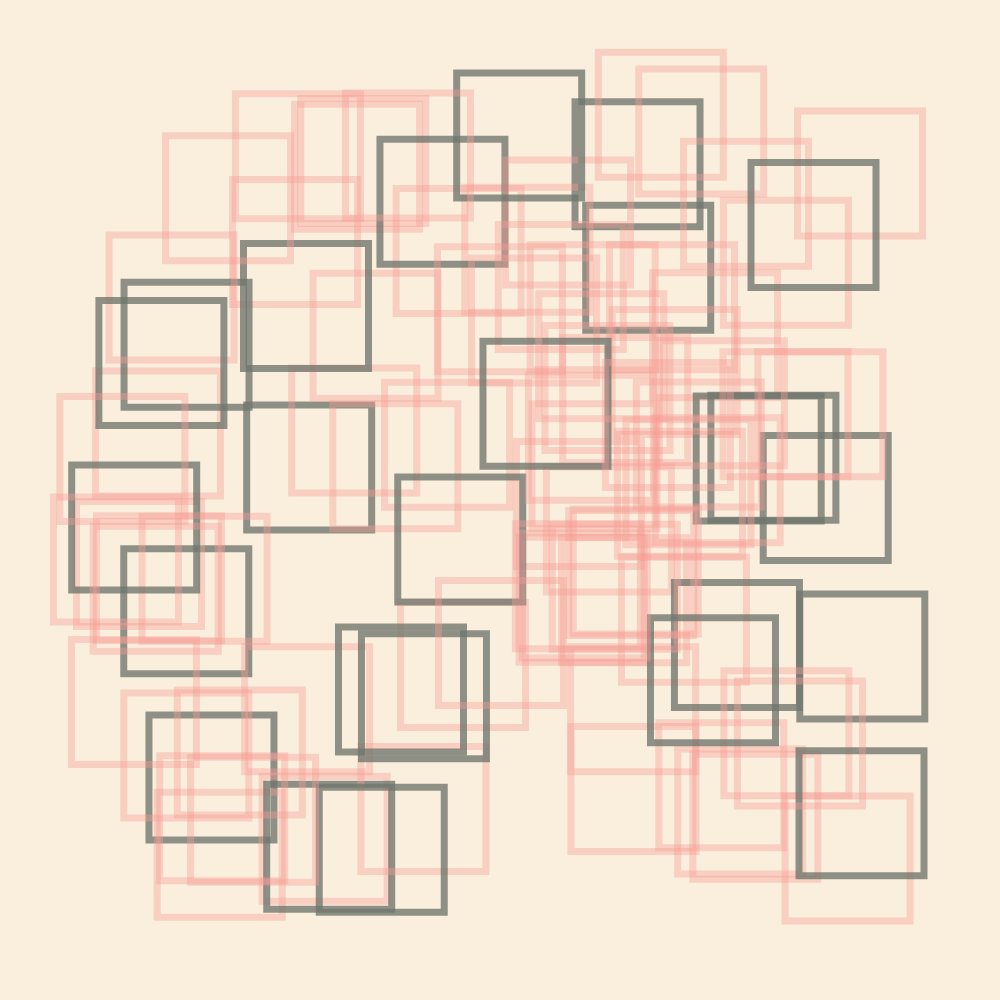
Frame 1 (no input)
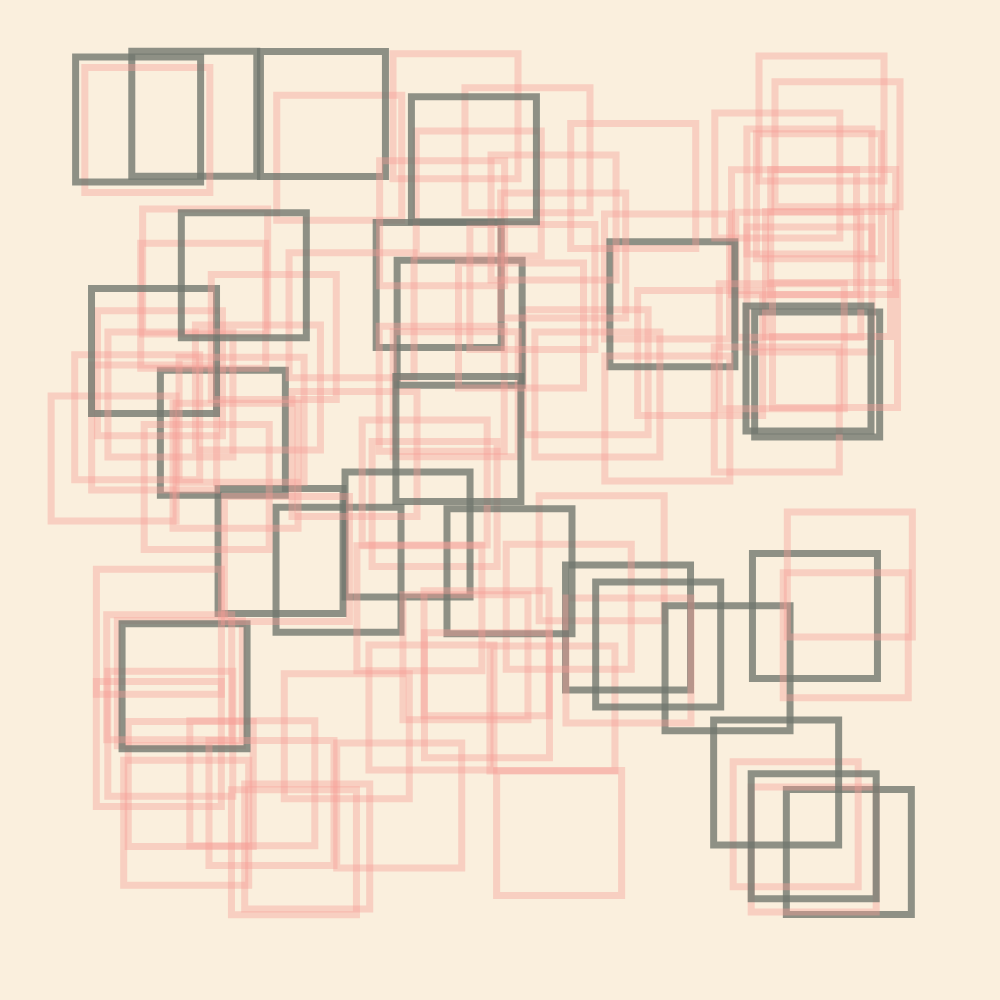
Frame 2 (the mouse pressed at the canvas centre, redrawn once)

The p5.js sketch that drew these frames (run headless with seeded random() and noise() and a simulated clock; the mouse was pressed at the canvas centre and the sketch redrawn once):

// p5.js sketch
// ── sketch.js
function setup() {
  // create the canvas
  createCanvas(1000, 1000); //The original canvas is a square (20"x20"), so I made this a square as well. 

  //I am emulating this piece: https://spalterdigital.com/artworks/untitled-41/

  // disable animation
  noLoop();
}

function draw() {

 background("#faefdd");
 
 let pr = 244; //changed from hex to rgba to set opacity of squares
 let pg = 157;
 let pb = 148;
 let pa = 100;

 // hex code is #f49d94 for pink and #140fob for black

 let br = 113;
 let bg = 119;
 let bb = 110;
 let ba = 200;

for (let x = 0; x < 25; x++){ //there are 25 black squares
    let xval = random(50, 800); //picking a randm location within the plane
    let yval = random(50, 800);

     noFill();//assigning fill, stroke, and color values
     stroke (br, bg, bb, ba);
     strokeWeight(7); 

      push(); //pushing and popping!
      translate(xval, yval);
      rect(0,0,125,125);
      pop();

   for (let y = 0; y < 3; y++){ //creating the pink squares
     let xval = random(50, 800);
     let yval = random(50, 800);

     noFill(); //assigning fill, stroke, and color values
     stroke (pr, pg, pb, pa);
     strokeWeight(7); 

      push(); 
      translate(xval, yval);
      rect(0,0,125,125);
      pop();
   }

}













}
